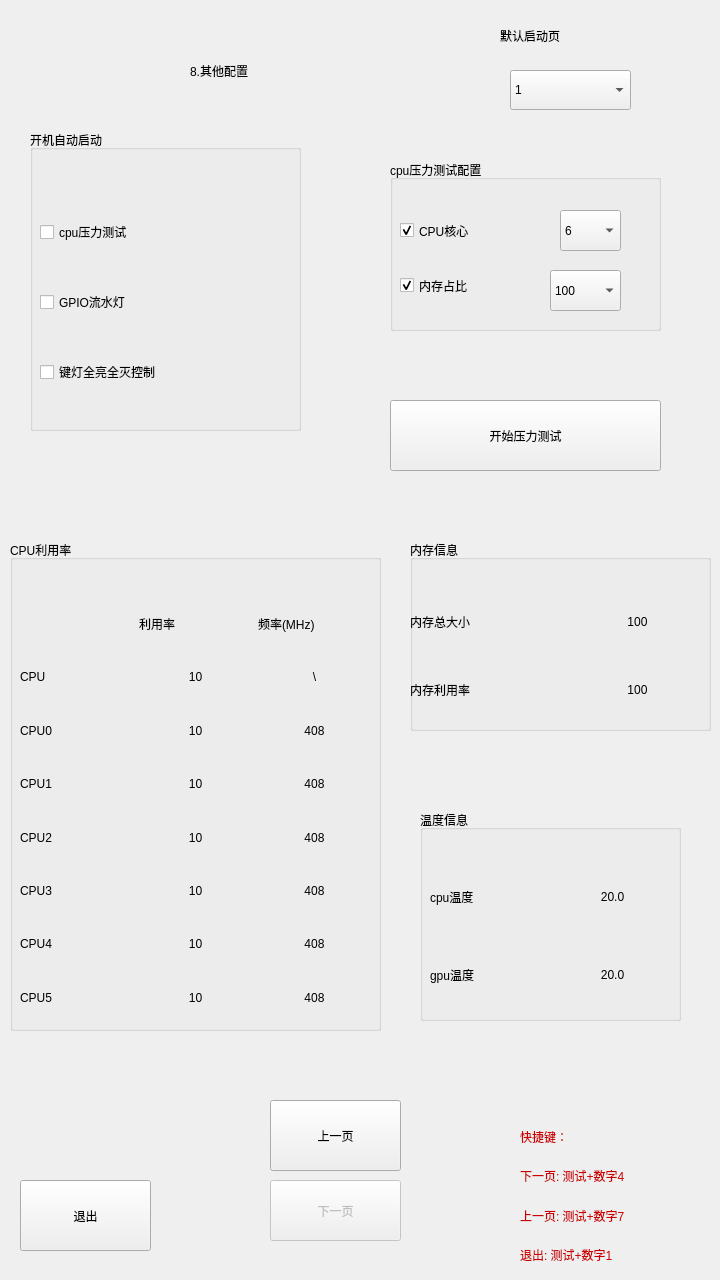
   <widget class="QWidget" name="page_8">
    <widget class="QLabel" name="label_Page2_title_7">
     <property name="geometry">
      <rect>
       <x>190</x>
       <y>20</y>
       <width>341</width>
       <height>101</height>
      </rect>
     </property>
     <property name="styleSheet">
      <string notr="true">font: 40pt &quot;Ubuntu&quot;;</string>
     </property>
     <property name="text">
      <string>8.其他配置</string>
     </property>
    </widget>
    <widget class="QPushButton" name="pushButton_Exit7_2">
     <property name="geometry">
      <rect>
       <x>20</x>
       <y>1180</y>
       <width>131</width>
       <height>71</height>
      </rect>
     </property>
     <property name="focusPolicy">
      <enum>Qt::NoFocus</enum>
     </property>
     <property name="styleSheet">
      <string notr="true">font: 20pt &quot;Ubuntu&quot;;</string>
     </property>
     <property name="text">
      <string>退出</string>
     </property>
    </widget>
    <widget class="QPushButton" name="pushButton_Next7_2">
     <property name="enabled">
      <bool>false</bool>
     </property>
     <property name="geometry">
      <rect>
       <x>270</x>
       <y>1180</y>
       <width>131</width>
       <height>61</height>
      </rect>
     </property>
     <property name="focusPolicy">
      <enum>Qt::NoFocus</enum>
     </property>
     <property name="styleSheet">
      <string notr="true">font: 20pt &quot;Ubuntu&quot;;</string>
     </property>
     <property name="text">
      <string>下一页</string>
     </property>
    </widget>
    <widget class="QWidget" name="verticalLayoutWidget_15">
     <property name="geometry">
      <rect>
       <x>520</x>
       <y>1120</y>
       <width>191</width>
       <height>151</height>
      </rect>
     </property>
     <layout class="QVBoxLayout" name="verticalLayout_15">
      <item>
       <widget class="QLabel" name="label_76">
        <property name="styleSheet">
         <string notr="true">font: 15pt &quot;Ubuntu&quot;;
color: rgb(204, 0, 0);</string>
        </property>
        <property name="text">
         <string>快捷键：</string>
        </property>
       </widget>
      </item>
      <item>
       <widget class="QLabel" name="label_77">
        <property name="styleSheet">
         <string notr="true">font: 15pt &quot;Ubuntu&quot;;
color: rgb(204, 0, 0);</string>
        </property>
        <property name="text">
         <string>下一页: 测试+数字4</string>
        </property>
       </widget>
      </item>
      <item>
       <widget class="QLabel" name="label_78">
        <property name="styleSheet">
         <string notr="true">font: 15pt &quot;Ubuntu&quot;;
color: rgb(204, 0, 0);</string>
        </property>
        <property name="text">
         <string>上一页: 测试+数字7</string>
        </property>
       </widget>
      </item>
      <item>
       <widget class="QLabel" name="label_79">
        <property name="styleSheet">
         <string notr="true">font: 15pt &quot;Ubuntu&quot;;
color: rgb(204, 0, 0);</string>
        </property>
        <property name="text">
         <string>退出: 测试+数字1</string>
        </property>
       </widget>
      </item>
     </layout>
    </widget>
    <widget class="QPushButton" name="pushButton_Last7_2">
     <property name="geometry">
      <rect>
       <x>270</x>
       <y>1100</y>
       <width>131</width>
       <height>71</height>
      </rect>
     </property>
     <property name="focusPolicy">
      <enum>Qt::NoFocus</enum>
     </property>
     <property name="styleSheet">
      <string notr="true">font: 20pt &quot;Ubuntu&quot;;</string>
     </property>
     <property name="text">
      <string>上一页</string>
     </property>
    </widget>
    <widget class="QGroupBox" name="groupBox_2">
     <property name="geometry">
      <rect>
       <x>30</x>
       <y>130</y>
       <width>271</width>
       <height>301</height>
      </rect>
     </property>
     <property name="styleSheet">
      <string notr="true">font: 20pt &quot;Ubuntu&quot;;</string>
     </property>
     <property name="title">
      <string>开机自动启动</string>
     </property>
     <widget class="QWidget" name="verticalLayoutWidget_16">
      <property name="geometry">
       <rect>
        <x>10</x>
        <y>50</y>
        <width>251</width>
        <height>244</height>
       </rect>
      </property>
      <layout class="QVBoxLayout" name="verticalLayout_16">
       <item>
        <widget class="QCheckBox" name="checkBox_cpu_stress">
         <property name="text">
          <string>cpu压力测试</string>
         </property>
        </widget>
       </item>
       <item>
        <widget class="QCheckBox" name="checkBox_gpio_flow">
         <property name="text">
          <string>GPIO流水灯</string>
         </property>
        </widget>
       </item>
       <item>
        <widget class="QCheckBox" name="checkBox_keyLights">
         <property name="text">
          <string>键灯全亮全灭控制</string>
         </property>
        </widget>
       </item>
      </layout>
     </widget>
    </widget>
    <widget class="QGroupBox" name="groupBox_3">
     <property name="geometry">
      <rect>
       <x>390</x>
       <y>160</y>
       <width>271</width>
       <height>171</height>
      </rect>
     </property>
     <property name="styleSheet">
      <string notr="true">font: 20pt &quot;Ubuntu&quot;;</string>
     </property>
     <property name="title">
      <string>cpu压力测试配置</string>
     </property>
     <widget class="QComboBox" name="comboBox_cpu">
      <property name="geometry">
       <rect>
        <x>170</x>
        <y>50</y>
        <width>61</width>
        <height>41</height>
       </rect>
      </property>
      <property name="focusPolicy">
       <enum>Qt::NoFocus</enum>
      </property>
      <item>
       <property name="text">
        <string>6</string>
       </property>
      </item>
      <item>
       <property name="text">
        <string>5</string>
       </property>
      </item>
      <item>
       <property name="text">
        <string>4</string>
       </property>
      </item>
      <item>
       <property name="text">
        <string>3</string>
       </property>
      </item>
      <item>
       <property name="text">
        <string>2</string>
       </property>
      </item>
      <item>
       <property name="text">
        <string>1</string>
       </property>
      </item>
     </widget>
     <widget class="QComboBox" name="comboBox_memory">
      <property name="geometry">
       <rect>
        <x>160</x>
        <y>110</y>
        <width>71</width>
        <height>41</height>
       </rect>
      </property>
      <property name="focusPolicy">
       <enum>Qt::NoFocus</enum>
      </property>
      <item>
       <property name="text">
        <string>100</string>
       </property>
      </item>
      <item>
       <property name="text">
        <string>90</string>
       </property>
      </item>
      <item>
       <property name="text">
        <string>80</string>
       </property>
      </item>
      <item>
       <property name="text">
        <string>70</string>
       </property>
      </item>
      <item>
       <property name="text">
        <string>60</string>
       </property>
      </item>
      <item>
       <property name="text">
        <string>50</string>
       </property>
      </item>
      <item>
       <property name="text">
        <string>40</string>
       </property>
      </item>
      <item>
       <property name="text">
        <string>30</string>
       </property>
      </item>
      <item>
       <property name="text">
        <string>20</string>
       </property>
      </item>
      <item>
       <property name="text">
        <string>10</string>
       </property>
      </item>
     </widget>
     <widget class="QCheckBox" name="checkBox_cpu_n">
      <property name="geometry">
       <rect>
        <x>10</x>
        <y>50</y>
        <width>131</width>
        <height>41</height>
       </rect>
      </property>
      <property name="text">
       <string>CPU核心</string>
      </property>
      <property name="checked">
       <bool>true</bool>
      </property>
     </widget>
     <widget class="QCheckBox" name="checkBox_mem_n">
      <property name="geometry">
       <rect>
        <x>10</x>
        <y>100</y>
        <width>141</width>
        <height>51</height>
       </rect>
      </property>
      <property name="text">
       <string>内存占比</string>
      </property>
      <property name="checked">
       <bool>true</bool>
      </property>
     </widget>
    </widget>
    <widget class="QPushButton" name="pushButton_start_cpustress">
     <property name="geometry">
      <rect>
       <x>390</x>
       <y>400</y>
       <width>271</width>
       <height>71</height>
      </rect>
     </property>
     <property name="styleSheet">
      <string notr="true">font: 20pt &quot;Ubuntu&quot;;</string>
     </property>
     <property name="text">
      <string>开始压力测试</string>
     </property>
    </widget>
    <widget class="QGroupBox" name="groupBox_4">
     <property name="geometry">
      <rect>
       <x>10</x>
       <y>540</y>
       <width>371</width>
       <height>491</height>
      </rect>
     </property>
     <property name="styleSheet">
      <string notr="true">font: 20pt &quot;Ubuntu&quot;;</string>
     </property>
     <property name="title">
      <string>CPU利用率</string>
     </property>
     <widget class="QWidget" name="gridLayoutWidget_4">
      <property name="geometry">
       <rect>
        <x>10</x>
        <y>60</y>
        <width>351</width>
        <height>421</height>
       </rect>
      </property>
      <layout class="QGridLayout" name="gridLayout_4">
       <item row="4" column="1">
        <widget class="QLabel" name="label_cpu1_usage">
         <property name="text">
          <string>10</string>
         </property>
         <property name="alignment">
          <set>Qt::AlignCenter</set>
         </property>
        </widget>
       </item>
       <item row="3" column="1">
        <widget class="QLabel" name="label_cpu0_usage">
         <property name="text">
          <string>10</string>
         </property>
         <property name="alignment">
          <set>Qt::AlignCenter</set>
         </property>
        </widget>
       </item>
       <item row="5" column="1">
        <widget class="QLabel" name="label_cpu2_usage">
         <property name="text">
          <string>10</string>
         </property>
         <property name="alignment">
          <set>Qt::AlignCenter</set>
         </property>
        </widget>
       </item>
       <item row="2" column="0">
        <widget class="QLabel" name="label_82">
         <property name="text">
          <string>CPU</string>
         </property>
        </widget>
       </item>
       <item row="4" column="0">
        <widget class="QLabel" name="label_85">
         <property name="text">
          <string>CPU1</string>
         </property>
        </widget>
       </item>
       <item row="5" column="0">
        <widget class="QLabel" name="label_86">
         <property name="text">
          <string>CPU2</string>
         </property>
        </widget>
       </item>
       <item row="8" column="0">
        <widget class="QLabel" name="label_94">
         <property name="text">
          <string>CPU5</string>
         </property>
        </widget>
       </item>
       <item row="6" column="1">
        <widget class="QLabel" name="label_cpu3_usage">
         <property name="text">
          <string>10</string>
         </property>
         <property name="alignment">
          <set>Qt::AlignCenter</set>
         </property>
        </widget>
       </item>
       <item row="6" column="0">
        <widget class="QLabel" name="label_87">
         <property name="text">
          <string>CPU3</string>
         </property>
        </widget>
       </item>
       <item row="3" column="0">
        <widget class="QLabel" name="label_84">
         <property name="text">
          <string>CPU0</string>
         </property>
        </widget>
       </item>
       <item row="2" column="2">
        <widget class="QLabel" name="label_cpu_freq">
         <property name="text">
          <string>\</string>
         </property>
         <property name="alignment">
          <set>Qt::AlignCenter</set>
         </property>
        </widget>
       </item>
       <item row="2" column="1">
        <widget class="QLabel" name="label_cpu_usage">
         <property name="text">
          <string>10</string>
         </property>
         <property name="alignment">
          <set>Qt::AlignCenter</set>
         </property>
        </widget>
       </item>
       <item row="7" column="1">
        <widget class="QLabel" name="label_cpu4_usage">
         <property name="text">
          <string>10</string>
         </property>
         <property name="alignment">
          <set>Qt::AlignCenter</set>
         </property>
        </widget>
       </item>
       <item row="7" column="0">
        <widget class="QLabel" name="label_88">
         <property name="text">
          <string>CPU4</string>
         </property>
        </widget>
       </item>
       <item row="8" column="1">
        <widget class="QLabel" name="label_cpu5_usage">
         <property name="text">
          <string>10</string>
         </property>
         <property name="alignment">
          <set>Qt::AlignCenter</set>
         </property>
        </widget>
       </item>
       <item row="1" column="1">
        <widget class="QLabel" name="label_95">
         <property name="text">
          <string>利用率</string>
         </property>
        </widget>
       </item>
       <item row="1" column="2">
        <widget class="QLabel" name="label_96">
         <property name="text">
          <string>频率(MHz)</string>
         </property>
        </widget>
       </item>
       <item row="3" column="2">
        <widget class="QLabel" name="label_cpu0_freq">
         <property name="text">
          <string>408</string>
         </property>
         <property name="alignment">
          <set>Qt::AlignCenter</set>
         </property>
        </widget>
       </item>
       <item row="4" column="2">
        <widget class="QLabel" name="label_cpu1_freq">
         <property name="text">
          <string>408</string>
         </property>
         <property name="alignment">
          <set>Qt::AlignCenter</set>
         </property>
        </widget>
       </item>
       <item row="5" column="2">
        <widget class="QLabel" name="label_cpu2_freq">
         <property name="text">
          <string>408</string>
         </property>
         <property name="alignment">
          <set>Qt::AlignCenter</set>
         </property>
        </widget>
       </item>
       <item row="6" column="2">
        <widget class="QLabel" name="label_cpu3_freq">
         <property name="text">
          <string>408</string>
         </property>
         <property name="alignment">
          <set>Qt::AlignCenter</set>
         </property>
        </widget>
       </item>
       <item row="7" column="2">
        <widget class="QLabel" name="label_cpu4_freq">
         <property name="text">
          <string>408</string>
         </property>
         <property name="alignment">
          <set>Qt::AlignCenter</set>
         </property>
        </widget>
       </item>
       <item row="8" column="2">
        <widget class="QLabel" name="label_cpu5_freq">
         <property name="text">
          <string>408</string>
         </property>
         <property name="alignment">
          <set>Qt::AlignCenter</set>
         </property>
        </widget>
       </item>
      </layout>
     </widget>
    </widget>
    <widget class="QGroupBox" name="groupBox_5">
     <property name="geometry">
      <rect>
       <x>410</x>
       <y>540</y>
       <width>301</width>
       <height>191</height>
      </rect>
     </property>
     <property name="styleSheet">
      <string notr="true">font: 20pt &quot;Ubuntu&quot;;</string>
     </property>
     <property name="title">
      <string>内存信息</string>
     </property>
     <widget class="QWidget" name="gridLayoutWidget_5">
      <property name="geometry">
       <rect>
        <x>0</x>
        <y>50</y>
        <width>301</width>
        <height>131</height>
       </rect>
      </property>
      <layout class="QGridLayout" name="gridLayout_5">
       <item row="0" column="1">
        <widget class="QLabel" name="label_mem_total">
         <property name="text">
          <string>100</string>
         </property>
         <property name="alignment">
          <set>Qt::AlignCenter</set>
         </property>
        </widget>
       </item>
       <item row="0" column="0">
        <widget class="QLabel" name="label_89">
         <property name="text">
          <string>内存总大小</string>
         </property>
        </widget>
       </item>
       <item row="1" column="0">
        <widget class="QLabel" name="label_92">
         <property name="text">
          <string>内存利用率</string>
         </property>
        </widget>
       </item>
       <item row="1" column="1">
        <widget class="QLabel" name="label_mem_usage">
         <property name="text">
          <string>100</string>
         </property>
         <property name="alignment">
          <set>Qt::AlignCenter</set>
         </property>
        </widget>
       </item>
      </layout>
     </widget>
    </widget>
    <widget class="QGroupBox" name="groupBox_6">
     <property name="geometry">
      <rect>
       <x>420</x>
       <y>810</y>
       <width>261</width>
       <height>211</height>
      </rect>
     </property>
     <property name="styleSheet">
      <string notr="true">font: 20pt &quot;Ubuntu&quot;;</string>
     </property>
     <property name="title">
      <string>温度信息</string>
     </property>
     <widget class="QWidget" name="gridLayoutWidget_6">
      <property name="geometry">
       <rect>
        <x>10</x>
        <y>50</y>
        <width>241</width>
        <height>151</height>
       </rect>
      </property>
      <layout class="QGridLayout" name="gridLayout_6">
       <item row="2" column="0">
        <widget class="QLabel" name="label_90">
         <property name="text">
          <string>gpu温度</string>
         </property>
        </widget>
       </item>
       <item row="0" column="0">
        <widget class="QLabel" name="label_83">
         <property name="text">
          <string>cpu温度</string>
         </property>
        </widget>
       </item>
       <item row="0" column="1">
        <widget class="QLabel" name="label_cpu_temp">
         <property name="text">
          <string>20.0</string>
         </property>
         <property name="alignment">
          <set>Qt::AlignCenter</set>
         </property>
        </widget>
       </item>
       <item row="2" column="1">
        <widget class="QLabel" name="label_gpu_temp">
         <property name="text">
          <string>20.0</string>
         </property>
         <property name="alignment">
          <set>Qt::AlignCenter</set>
         </property>
        </widget>
       </item>
      </layout>
     </widget>
    </widget>
    <widget class="QComboBox" name="comboBox">
     <property name="geometry">
      <rect>
       <x>510</x>
       <y>70</y>
       <width>121</width>
       <height>40</height>
      </rect>
     </property>
     <property name="focusPolicy">
      <enum>Qt::NoFocus</enum>
     </property>
     <property name="styleSheet">
      <string notr="true">font: 20pt &quot;Ubuntu&quot;;</string>
     </property>
     <item>
      <property name="text">
       <string>1</string>
      </property>
     </item>
     <item>
      <property name="text">
       <string>2</string>
      </property>
     </item>
     <item>
      <property name="text">
       <string>3</string>
      </property>
     </item>
     <item>
      <property name="text">
       <string>4</string>
      </property>
     </item>
     <item>
      <property name="text">
       <string>5</string>
      </property>
     </item>
     <item>
      <property name="text">
       <string>6</string>
      </property>
     </item>
     <item>
      <property name="text">
       <string>7</string>
      </property>
     </item>
     <item>
      <property name="text">
       <string>8</string>
      </property>
     </item>
    </widget>
    <widget class="QLabel" name="label_97">
     <property name="geometry">
      <rect>
       <x>500</x>
       <y>20</y>
       <width>151</width>
       <height>31</height>
      </rect>
     </property>
     <property name="styleSheet">
      <string notr="true">font: 20pt &quot;Ubuntu&quot;;</string>
     </property>
     <property name="text">
      <string>默认启动页</string>
     </property>
    </widget>
   </widget>
